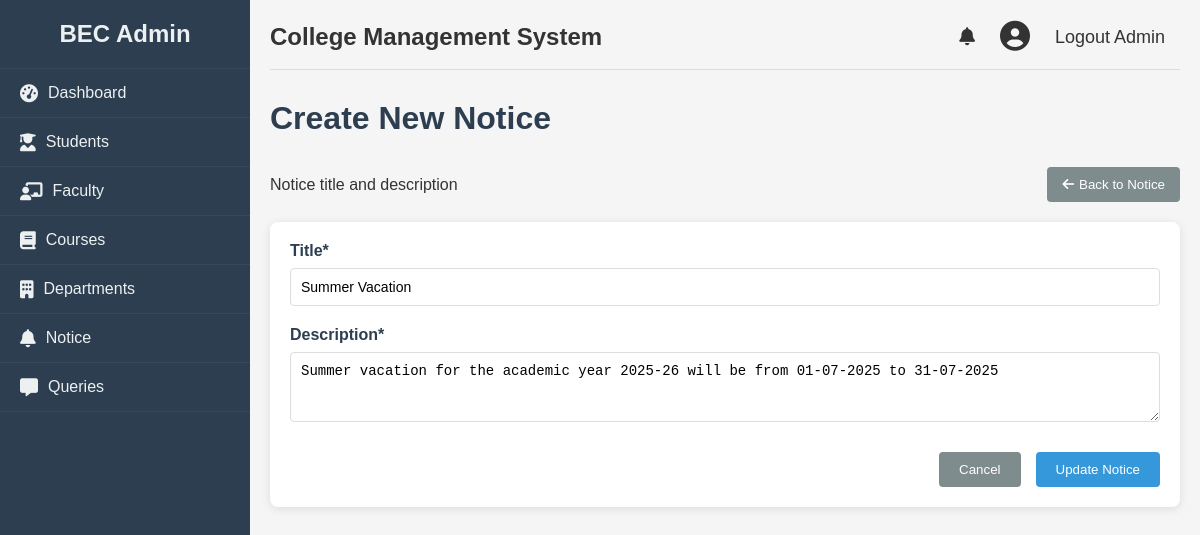
Screenshot of /admin/update/notice/1 with the database file from the repository.
### college/model.py (models this page shows, shortened)
class Notice(db.Model):
    id = db.Column(db.Integer, primary_key=True)
    title = db.Column(db.String(100), nullable=False)
    content = db.Column(db.String, nullable=False)
    date = db.Column(db.DateTime, nullable=False)

### college/admin/update.py (the view, shortened to what this page needs)
@app.route("/admin/update/notice/<id>", methods = ["GET", "POST"])
def updatenotice(id):
    notice = Notice.query.get(id)
    return render_template("addnotice.html", data= notice)

### college/admin/templates/addnotice.html (shortened to what this page needs)
{% from "macro/cmsnav.html" import cmsnav%}
{%extends "admbase.html"%}
{%block head%}
    <link rel="stylesheet" href="{{url_for('static', filename='css/styles.css')}}">
    <link rel="stylesheet" href="https://cdnjs.cloudflare.com/ajax/libs/font-awesome/6.4.0/css/all.min.css">
{%endblock%}
{%block content%}
    <div class="container" w-tid="21">
        {{cmsnav()}}
        <main class="main-content" w-tid="111">
            <header class="top-header" w-tid="113">
                <h2>College Management System</h2>
                <div class="user-profile" w-tid="123">
                    <span class="notification" w-tid="125"><a href="/admin/notice"><i class="fas fa-bell" w-tid="127"></i></a></span>
                    <div class="profile-img" w-tid="133">
                        <i class="fas fa-user-circle" w-tid="135"></i>
                    </div>
                    <span class="username" w-tid="137"><a href="{{url_for('logout')}}">Logout Admin</a></span>
                </div>
            </header>
            <div id="dashboard-page" class="content-section" w-tid="139">
                <div class="dashboard" w-tid="141">
                    <h1 w-tid="357">Create New Notice</h1>
                    <div class="students-header" w-tid="359">
                        <p w-tid="361">Notice title and description</p>
                        <a style="text-decoration: none; color:white" href="/admin/notice">
                        <button id="cancel-add-student" class="back-button" w-tid="1515">
                                <i class="fas fa-arrow-left" w-tid="1517"></i> Back to Notice
                        </button></a>
                    </div>
                    <div class="student-form-container" w-tid="1519">
                        {%if data%}
                        <form id="add-student-form" method="POST" action="/admin/update/notice/{{data.id}}" class="student-form"
                        w-tid="1521">
                        {%else%}
                        <form id="add-student-form" method="POST" action="/admin/addnotice" class="student-form" w-tid="1521">
                            {%endif%}
                            <div class="form-row" w-tid="1523">
                                <div class="form-group" w-tid="1525">
                                    <label for="title" w-tid="1527">Title*</label>
                                    <input type="text" id="title" name="title" required="" w-tid="1529" value="{{ data.title }}">
                                </div>
                            </div>
                            <div class="form-row" w-tid="1591">
                                <div class="form-group full-width" w-tid="1593">
                                    <label for="content" w-tid="1595">Description*</label>
                                    <textarea id="content" name="content" rows="3" required="" w-tid="1597">{{ data.content }}</textarea>
                                </div>
                            </div>
                            <div class="form-actions" w-tid="1599">
                                <a href="/admin/notice"><button type="button" id="cancel-add-student" class="cancel-btn" w-tid="1601">Cancel</button></a>
                                {%if data%}
                            <button type="submit" class="save-btn" w-tid="1603">Update Notice</button>
                            {%else%}
                            <button type="submit" class="save-btn" w-tid="1603">Add Notice</button>
                            {%endif%}
                            </div>
                        </form>
                    </div>
                </div>
            </div>
        </main>
    </div>
{%endblock%}

### college/static/css/styles.css (style rules this page uses)
* { margin: 0; padding: 0; box-sizing: border-box; }
body { font-family: Arial, sans-serif; background-color: #f5f5f5; color: #333; }
a { text-decoration: none; color:inherit; }
.container { display: flex; min-height: 100vh; }
.main-content { flex: 1; padding: 20px; }
.top-header { display: flex; justify-content: space-between; align-items: center; margin-bottom: 30px; padding-bottom: 15px; border-bottom: 1px solid #ddd; }
.user-profile { display: flex; align-items: center; }
.user-profile span { margin: 0 15px; font-size: 18px; cursor: pointer; }
.profile-img { font-size: 30px; margin: 0 10px; }
.dashboard h1 { margin-bottom: 30px; color: #2c3e50; }
.content-section { display: none; }
#dashboard-page { display: block; }
.students-header { display: flex; justify-content: space-between; align-items: center; margin-bottom: 20px; }
.back-button { background-color: #7f8c8d; color: white; border: none; padding: 10px 15px; border-radius: 4px; cursor: pointer; display: flex; align-items: center; }
.back-button i { margin-right: 5px; }
.student-form-container { background: white; border-radius: 8px; padding: 20px; box-shadow: 0 2px 10px rgba(0, 0, 0, 0.1); }
.student-form { display: flex; flex-direction: column; gap: 20px; }
.form-row { display: flex; gap: 20px; }
.form-group { flex: 1; display: flex; flex-direction: column; }
.form-group.full-width { width: 100%; }
.form-group label { margin-bottom: 8px; font-weight: bold; color: #2c3e50; }
.form-group input, .form-group select, .form-group textarea { padding: 10px; border: 1px solid #ddd; border-radius: 4px; font-size: 14px; }
.form-group textarea { resize: vertical; }
.form-actions { display: flex; justify-content: flex-end; gap: 15px; margin-top: 10px; }
.cancel-btn { background-color: #7f8c8d; color: white; border: none; padding: 10px 20px; border-radius: 4px; cursor: pointer; }
.save-btn { background-color: #3498db; color: white; border: none; padding: 10px 20px; border-radius: 4px; cursor: pointer; }

### rows the page displays
Notice: title "Summer Vacation", content "Summer vacation for the academic year 2025-26 will be from 01-07-2025 to 31-07-2025"
